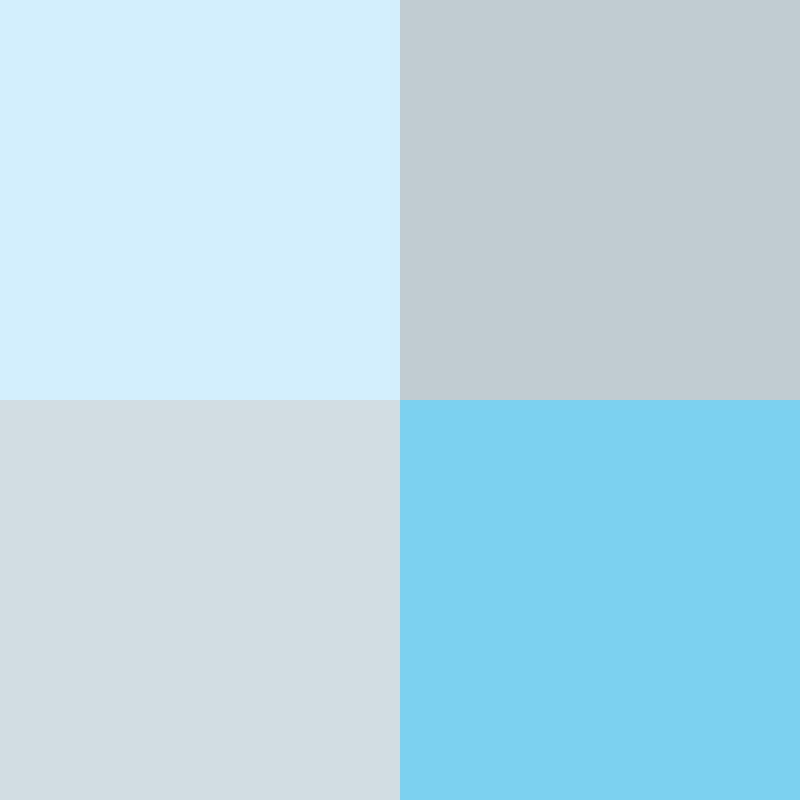
Frame 1 (no input)
Frame 60 (the mouse pressed at the canvas centre just before this capture): identical to frame 1, image omitted
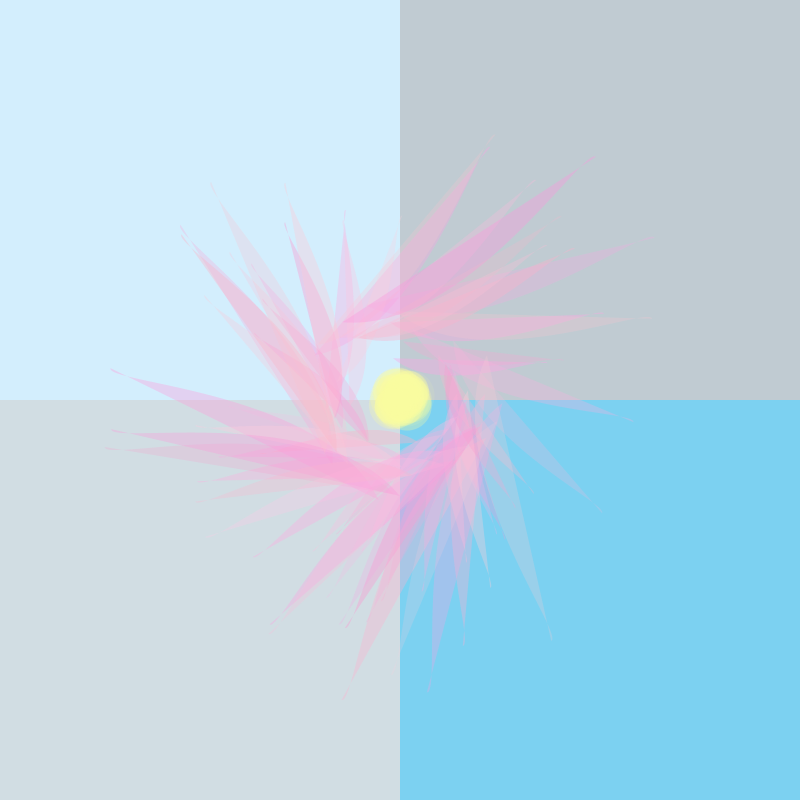
Frame 120 (the mouse held since frame 60 and released just before this capture)

The Processing sketch that drew these frames (run headless with seeded random() and noise(); from frame 60 on, the mouse is pressed at the canvas centre):

// Processing sketch: processing_94353
// ── processing_94353.pde

void setup(){
  size(800, 800);
  //sky with different color according to the four seasons
  background(211,238,253);
  noStroke();
  fill(209, 221, 227);  
  rect(0, 400, 400, 400);
  fill(192,203,210);
  rect(400,0,400,400);
  fill(124,209,241);
  rect(400,400,400,400);
}

//spring with flowers
void season1(){
 pushMatrix();
 translate(random(-10, 10), random(-10, 10));
 scale(random(5,10));
 fill(251, random(150,208), random(200, 231), random(50,100));
 rotate(radians(random(-270,270)));
 curve(0, 0, 30, -5, 0, -10, -20, -60); 
 fill(249, 252, 159, random(1,100));
 ellipse(0,0,5,5);
 popMatrix();
}

//fall with red leaves
void season2(){
  pushMatrix();
  translate(random(-50,50), random(-50, 50));
  scale(random(5,5));
  rotate(radians(random(-45,45)));
  fill(random(200,254), random(1,63), random(1,72), random(1,100));
  curve(0, 0, -25,0, 0, -20, 55, -2);
   fill(252,78,10,random(1,100));
   curve(0,0,-25,40,0,30,-25,3);
  popMatrix();
}

//rainy summer(I want to express hot weather but this image can be similar to season2-fall
void season3(){
  pushMatrix();
  translate(random(-15, 15), random(-15, 15));
  scale(random(0.5, 5));
  fill(random(4,143), random(121,178),random(186,230),random(1,100));
  curve(0, 0, -20, 10, 0, -20, 30, -20);
  scale(random(0.2, 1));
  fill(27,112,239,random(50,100));
  curve(0,0,-20,10,0,-20,30,-20);
  popMatrix();
}

//snowy winter
void season4(){
  pushMatrix();
  translate(random(-50,50), random(-50, 50));
  scale(random(0.3, 5));
  fill(248, 249,251, random(15, 100));
  ellipse(0, 0, 20, 20);
  popMatrix();
}
  



void draw(){ 
  
    if(mouseX<=400&& mouseY<=400){
      if(mousePressed){
    translate(mouseX, mouseY);
    season1();}
  }
  else if(mouseX>=400&& mouseY<=400)
 {
    if(mousePressed){        
        translate(mouseX,mouseY);
        season3();}}
        
    else if(mouseX>=400&& mouseY>=400){
      if(mousePressed){
        translate(mouseX,mouseY);
        season2();}}
        
    else if(mouseX<=400 && mouseY>=400){
      if(mousePressed){
        translate(mouseX, mouseY);
        season4();}}
}
